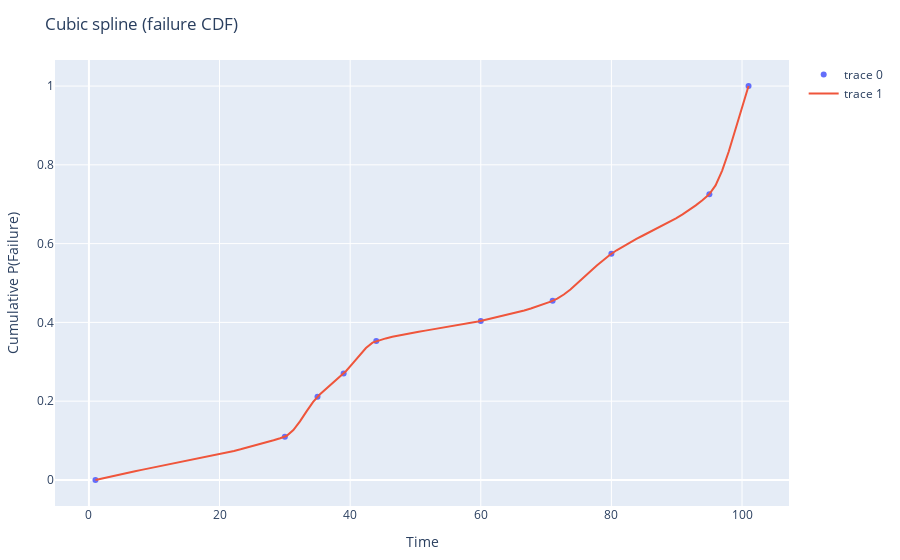

This figure's notebook cell:
### Code cell
using Plots
plotlyjs(size = (570, 570))

xs = tk[:, :time]
ys = tk[:, :heights]

itp = Interpolator(xs, ys)

x_range = range(xs[1], stop=xs[end], length=100)
y_interpolated = [itp(x) for x in x_range]

trace_org = scatter(x=xs, y=ys, mode="markers")

trace_itp = scatter(x=x_range, y=y_interpolated, mode="lines")

plot([trace_org, trace_itp], Layout(yaxis_title="Cumulative P(Failure)", xaxis_title="Time", title="Cubic spline (failure CDF)"))
